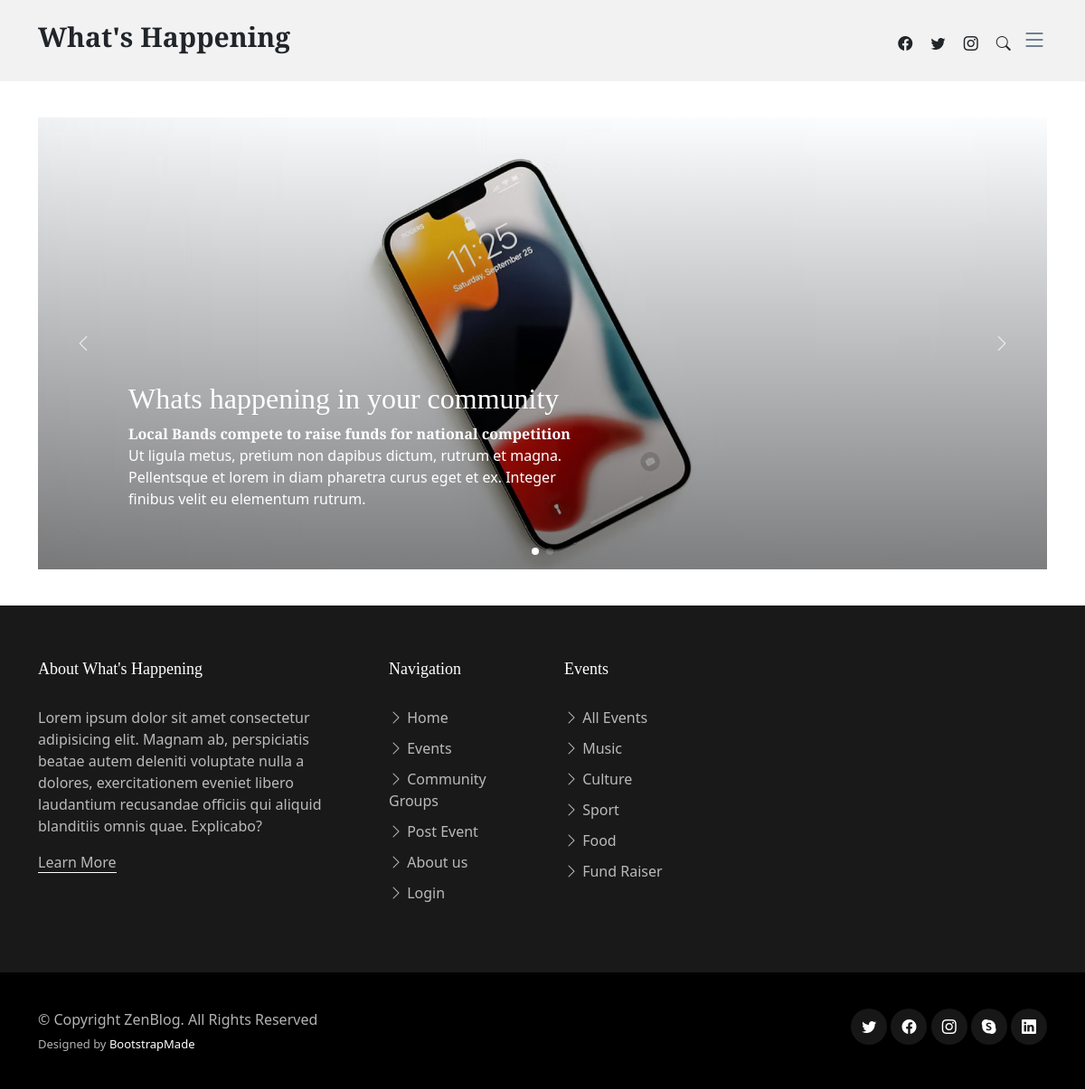
The page / on the database its author committed.
### tables this page shows
CREATE TABLE `events` (
  `EventID` int(11) NOT NULL,
  `EventTypeID` int(11) UNSIGNED NOT NULL,
  `GroupID` int(11) UNSIGNED NOT NULL,
  `EventDate` timestamp NOT NULL DEFAULT current_timestamp(),
  `SubmitDate` timestamp NOT NULL DEFAULT current_timestamp(),
  `EventTitle` varchar(100) NOT NULL,
  `EventImage` varchar(100) NOT NULL,
  `EventDesc` text NOT NULL
);

### index.php (the view, shortened to what this page needs)
<!DOCTYPE html>
<html lang="en">
<head>
  <link href="assets/vendor/bootstrap/css/bootstrap.min.css" rel="stylesheet">
  <link href="assets/vendor/bootstrap-icons/bootstrap-icons.css" rel="stylesheet">
  <link href="assets/vendor/swiper/swiper-bundle.min.css" rel="stylesheet">
  <link href="assets/vendor/glightbox/css/glightbox.min.css" rel="stylesheet">
  <link href="assets/vendor/aos/aos.css" rel="stylesheet">
  <link href="assets/css/variables.css" rel="stylesheet">
  <link href="assets/css/main.css" rel="stylesheet">
</head>
<body>
  <header id="header" class="header d-flex align-items-center fixed-top">
    <div class="container-fluid container-xl d-flex align-items-center justify-content-between">
      <a href="index.php" class="logo d-flex align-items-center">
        <h1>What's Happening</h1>
      </a>
      <div class="position-relative">
        <a href="#" class="mx-2"><span class="bi-facebook"></span></a>
        <a href="#" class="mx-2"><span class="bi-twitter"></span></a>
        <a href="#" class="mx-2"><span class="bi-instagram"></span></a>
        <a href="#" class="mx-2 js-search-open"><span class="bi-search"></span></a>
        <i class="bi bi-list mobile-nav-toggle"></i>
      </div>
    </div>
  </header>
  <main id="main">
    <?php
    include 'serverlogin.php';
    $conn = new mysqli($db_hostname, $db_username, $db_password, $db_database);
    $stmt = $conn->prepare("SELECT EventID, EventTitle, EventDesc FROM events ORDER BY SubmitDate DESC LIMIT 1");
    $stmt->execute();
    $latestEvent = $stmt->get_result()->fetch_assoc();
    ?>
            <section id="hero-slider" class="hero-slider">
              <div class="container-md" data-aos="fade-in">
                <div class="row">
                  <div class="col-12">
                    <div class="swiper sliderFeaturedPosts">
                      <div class="swiper-wrapper">
                        <div class="swiper-slide">
                          <a href="single-post.php?eventNumber=<?= htmlspecialchars($latestEvent['EventID']) ?>" class="img-bg d-flex align-items-end" style="background-image: url('assets/img/post-slide-2.jpg');">
                            <div class="img-bg-inner">
                            <h2>Whats happening in your community</h2>
                              <p><b><?= htmlspecialchars($latestEvent['EventTitle']) ?></b>
                              <?= htmlspecialchars($latestEvent['EventDesc']) ?></p>
                            </div>
                          </a>
                        </div>
                      </div>
                      <div class="custom-swiper-button-next">
                        <span class="bi-chevron-right"></span>
                      </div>
                      <div class="custom-swiper-button-prev">
                        <span class="bi-chevron-left"></span>
                      </div>
                      <div class="swiper-pagination"></div>
                    </div>
                  </div>
                </div>
              </div>
            </section>
  </main>
  <footer id="footer" class="footer">
    <div class="footer-content">
      <div class="container">
        <div class="row g-5">
          <div class="col-lg-4">
            <h3 class="footer-heading">About What's Happening</h3>
            <p>Lorem ipsum dolor sit amet consectetur adipisicing elit. Magnam ab, perspiciatis beatae autem deleniti voluptate nulla a dolores, exercitationem eveniet libero laudantium recusandae officiis qui aliquid blanditiis omnis quae. Explicabo?</p>
            <p><a href="about.php" class="footer-link-more">Learn More</a></p>
          </div>
          <?php include 'footer.php'; ?>
          <div class="col-6 col-lg-2">
          <h3 class="footer-heading">Events</h3>
            <ul class="footer-links list-unstyled">
              <li><a href="events.php?type=all"><i class="bi bi-chevron-right"></i> All Events</a></li>
              <li><a href="events.php?type=ArtCulture"><i class="bi bi-chevron-right"></i> Music</a></li>
              <li><a href="events.php?type=ArtCulture"><i class="bi bi-chevron-right"></i> Culture</a></li>
              <li><a href="events.php?type=Sports"><i class="bi bi-chevron-right"></i> Sport</a></li>
              <li><a href="events.php?type=Food"><i class="bi bi-chevron-right"></i> Food</a></li>
              <li><a href="events.php?type=Fund Raiser"><i class="bi bi-chevron-right"></i> Fund Raiser</a></li>
            </ul>
          </div>
        </div>
      </div>
    </div>
    <div class="footer-legal">
      <div class="container">
        <div class="row justify-content-between">
          <div class="col-md-6 text-center text-md-start mb-3 mb-md-0">
            <div class="copyright">
              © Copyright <strong><span>ZenBlog</span></strong>. All Rights Reserved
            </div>
            <div class="credits">
              Designed by <a href="https://bootstrapmade.com/">BootstrapMade</a>
            </div>
          </div>
          <div class="col-md-6">
            <div class="social-links mb-3 mb-lg-0 text-center text-md-end">
              <a href="#" class="twitter"><i class="bi bi-twitter"></i></a>
              <a href="#" class="facebook"><i class="bi bi-facebook"></i></a>
              <a href="#" class="instagram"><i class="bi bi-instagram"></i></a>
              <a href="#" class="google-plus"><i class="bi bi-skype"></i></a>
              <a href="#" class="linkedin"><i class="bi bi-linkedin"></i></a>
            </div>
          </div>
        </div>
      </div>
    </div>
  </footer>
</body>
</html>

### assets/css/variables.css (style rules this page uses)
:root { --font-default: 'EB Garamond', system-ui, -apple-system, "Segoe UI", Roboto, "Helvetica Neue", Arial, "Noto Sans", "Liberation Sans", sans-serif, "Apple Color Emoji", "Segoe UI Emoji", "Segoe UI Symbol", "Noto Color Emoji"; --font-primary: 'EB Garamond', serif; --font-secondary: 'Inter', sans-serif; --color-default: #212529; --color-default-rgb: 33, 37, 41; --color-links: #212529; --color-links-hover: #15171a; --color-primary: #212529; --color-primary-light: #26282c; --color-primary-dark: #0b0c0e; --color-primary-rgb: 33, 37, 41; --color-primary-light-rgb: 38, 40, 44; --color-primary-dark-rgb: 11, 12, 14; --color-secondary: #596d80; --color-secondary-light: #8498aa; --color-secondary-dark: #404f5c; --color-secondary-rgb: 89, 109, 128; --color-secondary-light-rgb: 132, 152, 170; --color-secondary-dark-rgb: 64, 79, 92; --color-blue: #0d6efd; --color-blue-rgb: 13, 110, 253; --color-indigo: #6610f2; --color-indigo-rgb: 102, 16, 242; --color-purple: #6f42c1; --color-purple-rgb: 111, 66, 193; --color-pink: #f3268c; --color-pink-rgb: 243, 38, 140; --color-red: #df1529; --color-red-rgb: 223, 21, 4; --color-orange: #fd7e14; --color-orange-rgb: 253, 126, 20; --color-yellow: #ffc107; --color-yellow-rgb: 255, 193, 7; --color-green: #059652; --color-green-rgb: 5, 150, 82; --color-teal: #20c997; --color-teal-rgb: 32, 201, 151; --color-cyan: #0dcaf0; --color-cyan-rgb: 13, 202, 240; --color-white: #ffffff; --color-white-rgb: 255, 255, 255; --color-gray: #6c757d; --color-gray-rgb: 108, 117, 125; --color-black: #000000; --color-black-rgb: 0, 0, 0; }
:root { --bs-blue: var(--color-blue); --bs-indigo: var(--color-indigo); --bs-purple: var(--color-purple); --bs-pink: var(--color-pink); --bs-red: var(--color-red); --bs-orange: var(--color-orange); --bs-yellow: var(--color-yellow); --bs-green: var(--color-green); --bs-teal: var(--color-teal); --bs-cyan: var(--color-cyan); --bs-white: var(--color-white); --bs-gray: var(--color-gray); --bs-gray-dark: #343a40; --bs-gray-100: #f8f9fa; --bs-gray-200: #e9ecef; --bs-gray-300: #dee2e6; --bs-gray-400: #ced4da; --bs-gray-500: #adb5bd; --bs-gray-600: #6c757d; --bs-gray-700: #495057; --bs-gray-800: #343a40; --bs-gray-900: #212529; --bs-primary: var(--color-blue); --bs-secondary: var(--color-blue); --bs-success: #198754; --bs-info: #0dcaf0; --bs-warning: #ffc107; --bs-danger: #dc3545; --bs-light: #f8f9fa; --bs-dark: #212529; --bs-primary-rgb: var(--color-primary-rgb); --bs-secondary-rgb: var(--color-secondary-rgb); --bs-success-rgb: 25, 135, 84; --bs-info-rgb: 13, 202, 240; --bs-warning-rgb: 255, 193, 7; --bs-danger-rgb: 220, 53, 69; --bs-light-rgb: 248, 249, 250; --bs-dark-rgb: 33, 37, 41; --bs-white-rgb: var(--color-white-rgb); --bs-black-rgb: var(--color-black-rgb); --bs-body-color-rgb: var(--color-default-rgb); --bs-body-bg-rgb: 255, 255, 255; --bs-font-sans-serif: var(--font-default); --bs-font-monospace: SFMono-Regular, Menlo, Monaco, Consolas, "Liberation Mono", "Courier New", monospace; --bs-gradient: linear-gradient(180deg, rgba(255, 255, 255, 0.15), rgba(255, 255, 255, 0)); --bs-body-font-family: var(--font-default); --bs-body-font-size: 1rem; --bs-body-font-weight: 400; --bs-body-line-height: 1.5; --bs-body-color: var(--color-default); --bs-body-bg: #fff; }

### rows shown on the page
events: EventTitle "Local Bands compete to raise funds for national competition", EventDesc "Ut ligula metus, pretium non dapibus dictum, rutrum et magna. Pellentsque et lorem in diam pharetra curus eget et ex. Integer finibus velit eu elementum rutrum."
